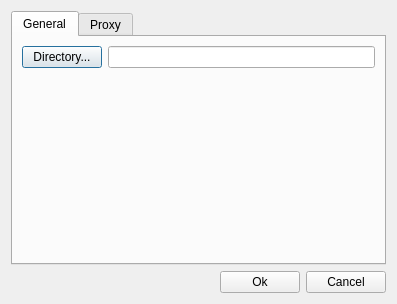
<?xml version="1.0" encoding="UTF-8"?>
<ui version="4.0">
 <class>PreferencesWindow</class>
 <widget class="QDialog" name="PreferencesWindow">
  <property name="geometry">
   <rect>
    <x>0</x>
    <y>0</y>
    <width>397</width>
    <height>304</height>
   </rect>
  </property>
  <property name="windowTitle">
   <string>Preferences</string>
  </property>
  <layout class="QGridLayout" name="gridLayout">
   <item row="0" column="0">
    <layout class="QVBoxLayout" name="verticalLayout">
     <item>
      <widget class="QTabWidget" name="tabWidget">
       <property name="currentIndex">
        <number>0</number>
       </property>
       <widget class="QWidget" name="tab">
        <attribute name="title">
         <string>General</string>
        </attribute>
        <layout class="QGridLayout" name="gridLayout_2">
         <item row="0" column="0">
          <layout class="QHBoxLayout" name="horizontalLayout_7">
           <item>
            <widget class="QPushButton" name="buttonTargetDir">
             <property name="text">
              <string>Directory...</string>
             </property>
            </widget>
           </item>
           <item>
            <widget class="QLineEdit" name="targetDir"/>
           </item>
          </layout>
         </item>
         <item row="1" column="0">
          <spacer name="verticalSpacer">
           <property name="orientation">
            <enum>Qt::Vertical</enum>
           </property>
           <property name="sizeHint" stdset="0">
            <size>
             <width>20</width>
             <height>40</height>
            </size>
           </property>
          </spacer>
         </item>
        </layout>
       </widget>
       <widget class="QWidget" name="tab_2">
        <attribute name="title">
         <string>Proxy</string>
        </attribute>
        <layout class="QVBoxLayout" name="verticalLayout_2">
         <item>
          <layout class="QHBoxLayout" name="horizontalLayout_6">
           <item>
            <spacer name="horizontalSpacer_3">
             <property name="orientation">
              <enum>Qt::Horizontal</enum>
             </property>
             <property name="sizeType">
              <enum>QSizePolicy::Fixed</enum>
             </property>
             <property name="sizeHint" stdset="0">
              <size>
               <width>3</width>
               <height>20</height>
              </size>
             </property>
            </spacer>
           </item>
           <item>
            <widget class="QCheckBox" name="proxyEnable">
             <property name="text">
              <string>use proxy server</string>
             </property>
            </widget>
           </item>
          </layout>
         </item>
         <item>
          <layout class="QHBoxLayout" name="horizontalLayout_2">
           <item>
            <widget class="QLabel" name="label">
             <property name="minimumSize">
              <size>
               <width>50</width>
               <height>0</height>
              </size>
             </property>
             <property name="text">
              <string>Host</string>
             </property>
             <property name="alignment">
              <set>Qt::AlignRight|Qt::AlignTrailing|Qt::AlignVCenter</set>
             </property>
            </widget>
           </item>
           <item>
            <widget class="QLineEdit" name="proxyHost"/>
           </item>
          </layout>
         </item>
         <item>
          <layout class="QHBoxLayout" name="horizontalLayout_3">
           <item>
            <widget class="QLabel" name="label_2">
             <property name="minimumSize">
              <size>
               <width>50</width>
               <height>0</height>
              </size>
             </property>
             <property name="text">
              <string>Port</string>
             </property>
             <property name="alignment">
              <set>Qt::AlignRight|Qt::AlignTrailing|Qt::AlignVCenter</set>
             </property>
            </widget>
           </item>
           <item>
            <widget class="QLineEdit" name="proxyPort"/>
           </item>
           <item>
            <spacer name="horizontalSpacer_2">
             <property name="orientation">
              <enum>Qt::Horizontal</enum>
             </property>
             <property name="sizeHint" stdset="0">
              <size>
               <width>40</width>
               <height>20</height>
              </size>
             </property>
            </spacer>
           </item>
          </layout>
         </item>
         <item>
          <layout class="QHBoxLayout" name="horizontalLayout_5">
           <item>
            <widget class="QLabel" name="label_4">
             <property name="minimumSize">
              <size>
               <width>50</width>
               <height>0</height>
              </size>
             </property>
             <property name="text">
              <string>User</string>
             </property>
             <property name="alignment">
              <set>Qt::AlignRight|Qt::AlignTrailing|Qt::AlignVCenter</set>
             </property>
            </widget>
           </item>
           <item>
            <widget class="QLineEdit" name="proxyUser"/>
           </item>
          </layout>
         </item>
         <item>
          <layout class="QHBoxLayout" name="horizontalLayout_4">
           <item>
            <widget class="QLabel" name="label_3">
             <property name="minimumSize">
              <size>
               <width>50</width>
               <height>0</height>
              </size>
             </property>
             <property name="text">
              <string>Password</string>
             </property>
             <property name="alignment">
              <set>Qt::AlignRight|Qt::AlignTrailing|Qt::AlignVCenter</set>
             </property>
            </widget>
           </item>
           <item>
            <widget class="QLineEdit" name="proxyPassword">
             <property name="echoMode">
              <enum>QLineEdit::Password</enum>
             </property>
            </widget>
           </item>
          </layout>
         </item>
        </layout>
       </widget>
      </widget>
     </item>
    </layout>
   </item>
   <item row="2" column="0">
    <layout class="QHBoxLayout" name="horizontalLayout">
     <item>
      <spacer name="horizontalSpacer">
       <property name="orientation">
        <enum>Qt::Horizontal</enum>
       </property>
       <property name="sizeHint" stdset="0">
        <size>
         <width>40</width>
         <height>20</height>
        </size>
       </property>
      </spacer>
     </item>
     <item>
      <widget class="QPushButton" name="buttonOk">
       <property name="text">
        <string>Ok</string>
       </property>
      </widget>
     </item>
     <item>
      <widget class="QPushButton" name="buttonCancel">
       <property name="text">
        <string>Cancel</string>
       </property>
      </widget>
     </item>
    </layout>
   </item>
  </layout>
 </widget>
 <resources/>
 <connections/>
</ui>
